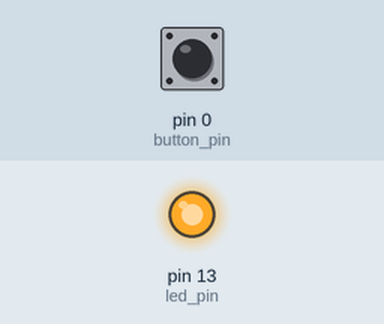
Recording of a sketch running on a simulated Arduino Uno, built with avr-gcc and run on an emulated ATmega328P. Shown: output pins drawn as LEDs (lit = HIGH). Inputs (shaded band) come from the test bench; at power-on: pin 0 (button_pin) LOW.

Above: at 1.2 s.
1.3 s: pin 0 (button_pin) pulled HIGH for 0.15 s
At 1.4 s:
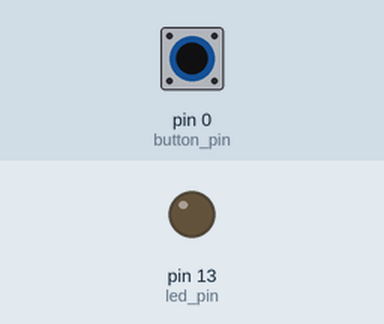
3.0 s: pin 0 (button_pin) pulled HIGH for 3.2 s
At 7.0 s:
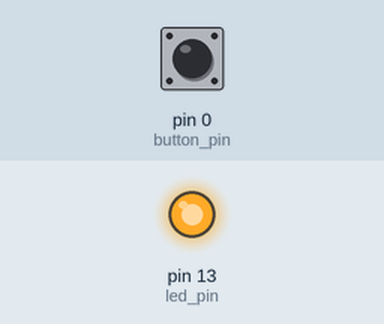
Timing chart, 0 to 8.5 s (numbered marks = the images above; inputs shaded):
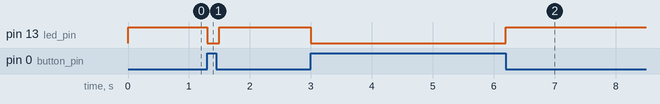

Measured:
- after the input at 1.3 s, pin 13 (led_pin): HIGH → LOW at once, → HIGH 0.20 s later
- after the input at 3.0 s, pin 13 (led_pin): HIGH → LOW at once, → HIGH 3.2 s later

The sketch:

Pratica_04_SinaisDigitais.ino
```cpp
// Curso de Introdução a Sistemas Embarcados com Arduino
// Prof. Felipe N. Martins
// www.nossosrobos.blogspot.com
//
// Prática 4 - Leitura de Sinal Digial
// Objetivo: LED deve acender quando o botão for pressionado
// e apagar quando o botão estiver solto
//
// Hardware adicionado:
// Botão - pino 0 (lógica negativa)

int led_pin = 13;
int button_pin = 0;
int button_state = 0;

// the setup routine runs once when you press reset:
void setup() {
  // initialize the digital pin as an output.
  pinMode(led_pin, OUTPUT);
  pinMode(button_pin, INPUT);
}

// the loop routine runs over and over again forever:
void loop() {
  button_state = digitalRead(button_pin);
  digitalWrite(led_pin, !button_state);
  delay(100);
}
```
